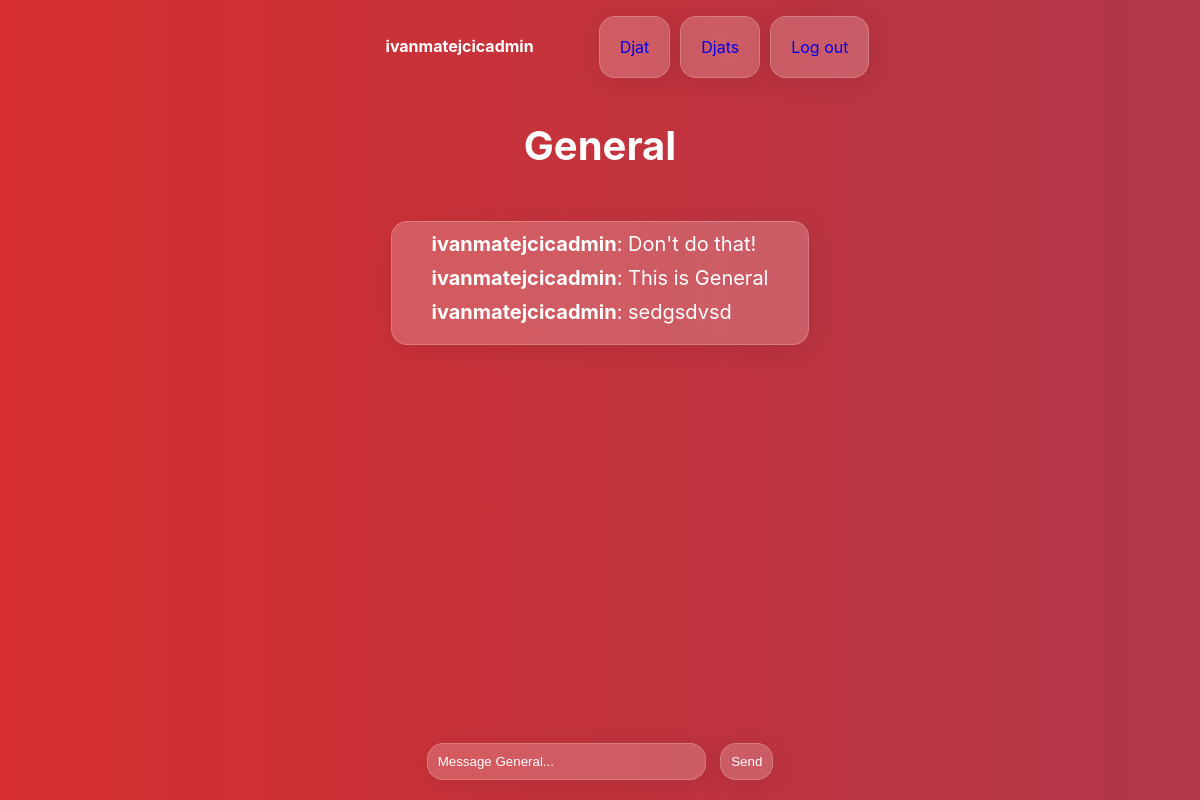
/rooms/general/ (signed in), run on the app's committed database.
### room/models.py (models this page shows)
class Room(models.Model):
    name = models.CharField(max_length=255)
    slug = models.SlugField(unique=True)

class Message(models.Model):
    room = models.ForeignKey(Room, related_name='messages', on_delete=models.CASCADE)
    user = models.ForeignKey(User, related_name='messages', on_delete=models.CASCADE)
    content = models.TextField()
    date_added = models.DateTimeField(auto_now_add=True)
    class Meta:
        ordering = ('date_added',)

### room/views.py (the view)
# urls.py: path('rooms/', include('room.urls')),
@login_required
def room(request, slug):
    room = Room.objects.get(slug=slug)
    messages = Message.objects.filter(room=room)[0:25]
    return render(request, 'room/room.html', {'room': room, 'messages': messages})

### room/templates/room/room.html (shortened to what this page needs)
{% extends 'chat/base.html' %}
{% block content %}
<div class = "frontpage3">
    <div>
        <h1>{{ room.name }}</h1>
    </div>
    <div id="chat-messages">
        {% for m in messages %}
        <p class = "message-and-username"><b>{{ m.user.username }}</b>: {{ m.content }}<br></p>
        {% endfor %}
    </div>
    <div>
        <form method="post" action="." class = "send-message-form">
            <div class = "input-wrapper">
                <input type="text" name="content" placeholder="Message {{ room.name }}..." id="chat-message-input" size = "30">
                <button id="chat-message-submit">Send</button>
            </div>
        </form>
    </div>
</div>
{% endblock %}

### chat/templates/chat/base.html (shortened to what this page needs)
<!DOCTYPE html>
<html>
    <head>
    </head>
    <body>
        <nav>
            {% if request.user.is_authenticated %}
            <ul class = "user">
                <li style = "color: white; font-weight: bold;">{{ request.user.username}}</li>
            </ul>
            {% endif %}
            <ul>
                <li class = "nav-items"><a href="/">Djat</a></li>
                {% if request.user.is_authenticated %}
                    <li class = "nav-items"><a href="/rooms/">Djats</a></li>
                    <li class = "nav-items"><a href="/logout/">Log out</a></li>
                {% else %}
                    <li class = "nav-items"><a href="/login/">Log in</a></li>
                    <li class = "nav-items"><a href="/signup/">Sign up</a></li>
                {% endif %}
            </ul>
        </nav>
            {% block content %}
            {% endblock %}
    </body>
</html>

### chat/templates/chat/base.html (style rules this page uses)
nav { display: flex; justify-content: center; }
ul { display: flex; list-style-type: none; }
ul li { padding: 20px; }
ul li a { text-decoration: none; }
.nav-items { background: rgba(255, 255, 255, 0.2); border-radius: 16px; box-shadow: 0 4px 30px rgba(0, 0, 0, 0.1); backdrop-filter: blur(6.2px); -webkit-backdrop-filter: blur(6.2px); border: 1px solid rgba(255, 255, 255, 0.2); justify-content: center; margin: 0px 5px 0px 5px; transition: 0.3s; }
.frontpage3 { text-align: center; width: 100%; margin-top: 2%; }
h1 { font-size: 40px; color: white; }
p { font-size: 20px; color: white; margin: 0px 15px 0px 15px; }
body { font-family: Inter, -apple-system, BlinkMacSystemFont, "Segoe UI", Roboto, Oxygen, Ubuntu, Cantarell, "Fira Sans", "Droid Sans", "Helvetica Neue", sans-serif; background: linear-gradient(270deg, #3d4f98, #d72f2f); background-size: 400% 400%; width: 100%; top: 0; margin: 0 auto; -webkit-animation: AnimationName 30s ease infinite; -moz-animation: AnimationName 30s ease infinite; animation: AnimationName 30s ease infinite; }
input { background: rgba(255, 255, 255, 0.2); border-radius: 16px; box-shadow: 0 4px 30px rgba(0, 0, 0, 0.1); backdrop-filter: blur(6.2px); -webkit-backdrop-filter: blur(6.2px); border: 1px solid rgba(255, 255, 255, 0.2); padding: 10px; margin-top: 20px; margin-right: 10px; }
#chat-messages { background: rgba(255, 255, 255, 0.2); border-radius: 16px; box-shadow: 0 4px 30px rgba(0, 0, 0, 0.1); backdrop-filter: blur(6.2px); -webkit-backdrop-filter: blur(6.2px); border: 1px solid rgba(255, 255, 255, 0.2); padding: 10px; justify-content: center; margin: 2% 30% 0% 30%; text-align: left; display: inline-block; overflow: scroll; overflow-x:hidden; }
::placeholder { color: white; }
button { background: rgba(255, 255, 255, 0.2); border-radius: 16px; box-shadow: 0 4px 30px rgba(0, 0, 0, 0.1); backdrop-filter: blur(6.2px); -webkit-backdrop-filter: blur(6.2px); border: 1px solid rgba(255, 255, 255, 0.2); padding: 10px; color: white; }
.message-and-username { padding: 0px 15px 10px 15px ; }
.input-wrapper { position: fixed; bottom: 20px; left: 0; width: 100%; margin-left: auto; margin-right: auto; text-align: center; }
#chat-message-submit { transition: 0.3s; }
#chat-message-input { outline: none; }

### data on the page
Room: name "General", content "Message General..."
Message: user.username "ivanmatejcicadmin", content "Don't do that!"
Message: user.username "ivanmatejcicadmin", content "This is General"
Message: user.username "ivanmatejcicadmin", content "sedgsdvsd"

### other printed values
{{ request.user.username }} "ivanmatejcicadmin"
